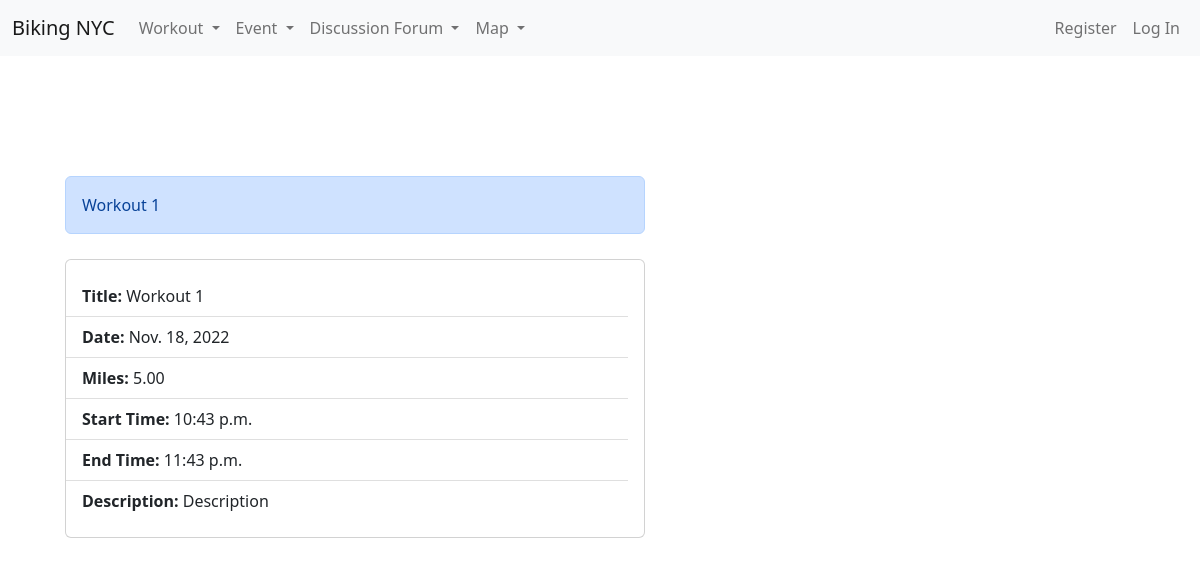
Page /workout_history/1/ on the committed database.
### bikingapp/models.py (models this page shows, shortened)
class Workout(models.Model):
    title = models.CharField(max_length=50)
    miles = models.DecimalField(max_digits=5, decimal_places=2)
    date = models.DateField(default=timezone.now)
    time_start = models.TimeField(default=timezone.now)
    time_end = models.TimeField(default=timezone.now)
    date_created = models.DateTimeField(default=timezone.now)
    description = models.CharField(max_length=500, null=True)
    created_by = models.CharField(max_length=100, default="user")

### bikingapp/views.py (the view)
# urls.py: path("workout_history/<int:id1>/", views.view_workout),
def view_workout(request, id1):
    obj = models.Workout.objects.filter(id=id1).order_by("id")
    context = {"obj1": obj}
    return render(request, "workout/view_workout.html", context)

### bikingapp/templates/workout/view_workout.html (shortened to what this page needs)
<!DOCTYPE html>
<html lang="en">
  <head>
    <link
      href="https://cdn.jsdelivr.net/npm/bootstrap@5.2.2/dist/css/bootstrap.min.css"
      rel="stylesheet"
    />
    <link
      rel="stylesheet"
      href="https://cdn.jsdelivr.net/npm/bootstrap-icons@1.9.1/font/bootstrap-icons.css"
    />
  </head>
  <body>
    {% extends 'base.html' %} {% block content %}
    <div style="margin-top: 120px">
      <div class="col">
        {% for obj in obj1 %}
        <div
          class="alert alert-primary col-lg-6"
          role="alert"
          style="margin-left: 25px; text-transform: capitalize"
        >
          {{obj.title}}
        </div>
        <div class="card col-lg-6" style="margin: 25px">
          <ul class="list-group list-group-flush card-body">
            <li class="list-group-item"><b>Title:</b> {{obj.title}}</li>
            <li class="list-group-item"><b>Date:</b> {{obj.date}}</li>
            <li class="list-group-item"><b>Miles:</b> {{obj.miles}}</li>
            <li class="list-group-item"><b>Start Time:</b> {{obj.time_start}}</li>
            <li class="list-group-item"><b>End Time:</b> {{obj.time_end}}</li>
            <li class="list-group-item"><b>Description:</b> {{obj.description}}</li>
          </ul>
        </div>
        {% endfor %}
      </div>
    </div>
    {% endblock content %}

### rows in the picture
Workout: title "Workout 1", date "Nov. 18, 2022", miles "5.00", time_start "10:43 p.m.", time_end "11:43 p.m.", description "Description"
